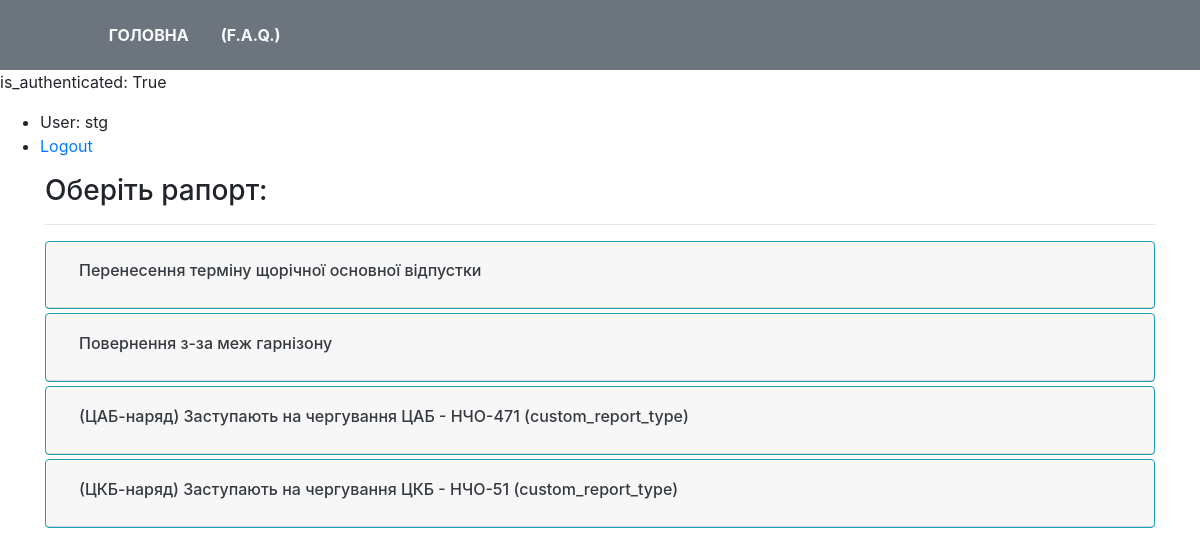
Page / (signed in) on the earlier database version.
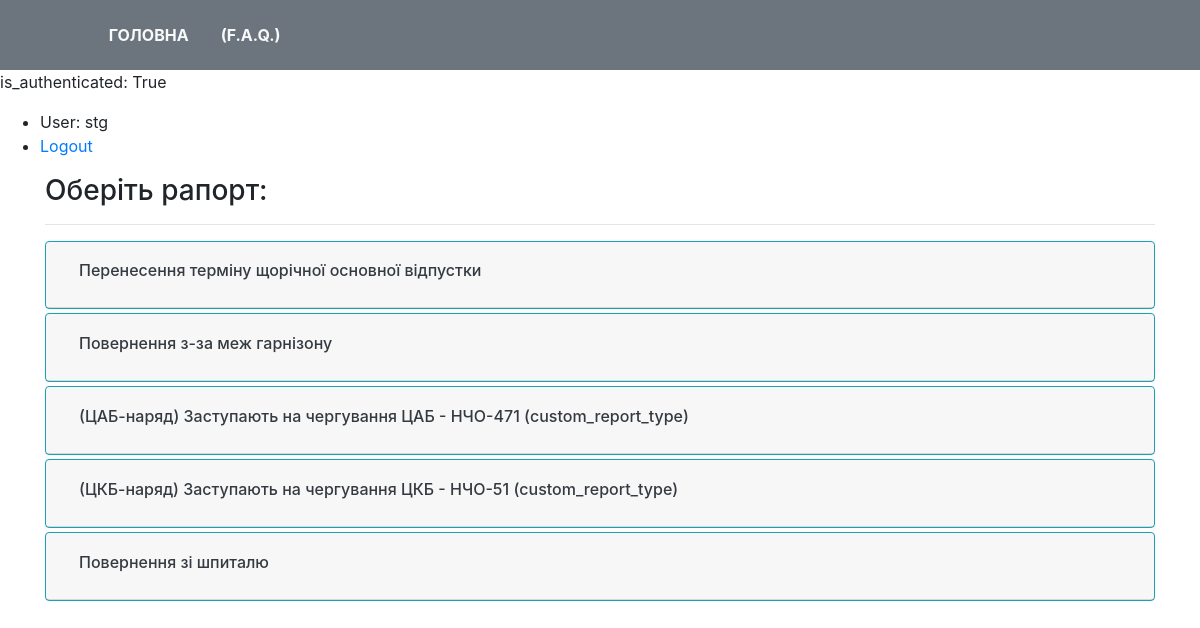
Same page on the later database version.
### reports/models.py (models this page shows, shortened)
class Report(models.Model):
    REPORT_TYPES = [
        ('regular', 'звичайний рапорт'),
        ('custom', 'рапорт по специфічному шаблону'),
    ]
    type = models.CharField(max_length=100, choices=REPORT_TYPES, default='regular', verbose_name="тип рапорту")
    template_name = models.CharField(max_length=255, default='template_universal.docx', null=True, blank=True, verbose_name="назва файлу шаблону (змінюється адміністратором, див. у документації)")
    title = models.CharField(max_length=255, null=True, verbose_name="Назва рапорту")
    body_sample = models.TextField(blank=True, null=True, verbose_name="зразок тексту рапорту")
    body_template = models.TextField(blank=True, null=True, verbose_name="шаблон рапорту (змінюється адміністратором, див. у документації)")
    default_header_position = models.ForeignKey(Position, related_name='report_header_position_set', on_delete=models.SET_NULL, blank=True, null=True, verbose_name="посада на кого цей рапорт")
    default_footer_position = models.ForeignKey(Position, related_name='report_footer_position_set', on_delete=models.SET_NULL, blank=True, null=True, verbose_name="посада від кого цей рапорт")
    class Meta:
        verbose_name = "Рапорти__"
        verbose_name_plural = "Рапорти"

### reports/views.py (the view)
# urls.py: path('', views.reports_list_view, name='index'),
@login_required
def reports_list_view(request):
    reports_list = Report.objects.all()
    context = {
        'reports_list': reports_list,
    }
    return render(request, 'reports/reports_list.html', context)

### reports/templates/reports/reports_list.html (shortened to what this page needs)
{% extends 'reports/base.html' %}
{% block content %}
    <p><h3>Оберіть рапорт:</h3></p>
    <hr>
    {% for report in reports_list %}
        <div class="accordion mb-0" id="accordion-1">
            <div class="card border-info my-1">
                <div class="card-header" id="heading-{{ forloop.counter0 }}">
                    <h2 class="mb-0">
                        <button class="btn btn-link text-dark" type="button" data-toggle="collapse" data-target="#collapse-{{ forloop.counter0 }}"
                                aria-expanded="false" aria-controls="collapseOne">
                            <h6 >{{ report.title }}</h6>
                        </button>
                    </h2>
                </div>
            </div>
        </div>
    {% endfor %}
{% endblock %}

Differences in the rows shown:
added Report: title "Повернення зі шпиталю"
